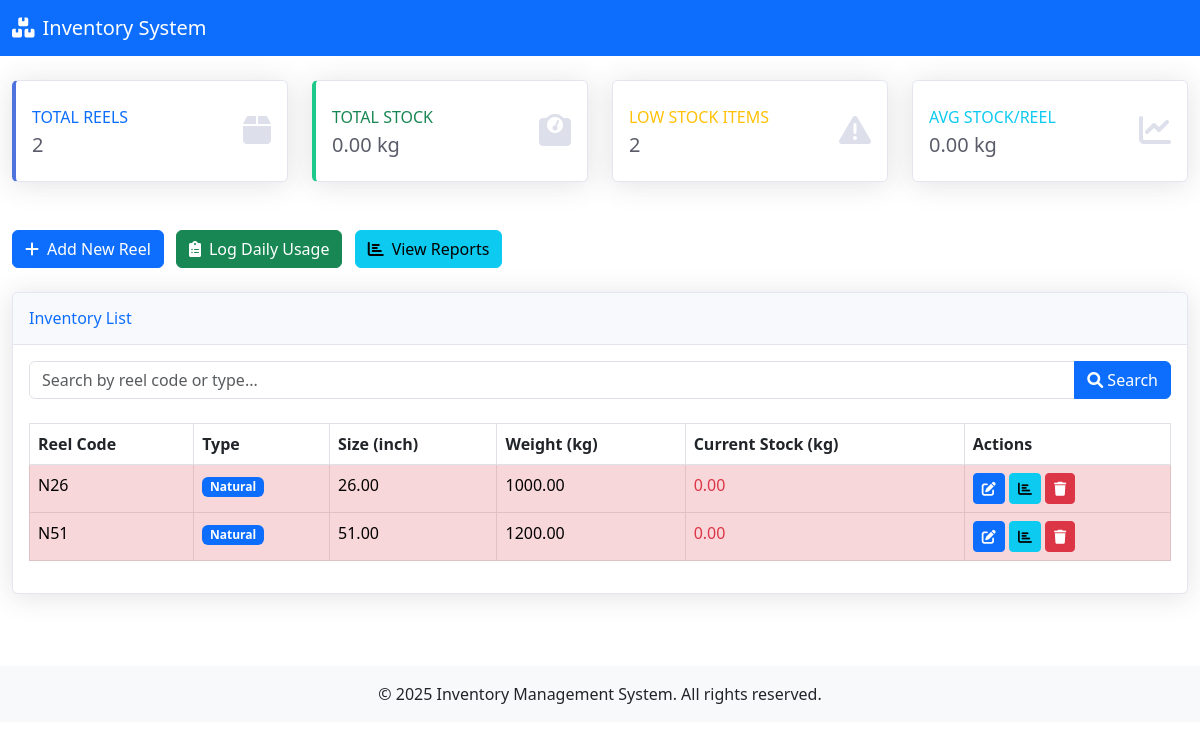
The app's page / (signed in) with its own data.
### inventory/models.py (models this page shows, shortened)
class Reel(models.Model):
    REEL_TYPE_CHOICES = [
        ('natural', 'Natural'),
        ('golden', 'Golden'),
    ]
    reel_code = models.CharField(max_length=50, unique=True, help_text="Code for this reel")
    reel_type = models.CharField(max_length=20, choices=REEL_TYPE_CHOICES, help_text="Type of reel: Natural or Golden")
    size_inch = models.DecimalField(max_digits=5, decimal_places=2, help_text="Size in inch (e.g., 26.00 to 52.00)")
    weight_kg = models.DecimalField(max_digits=10, decimal_places=2, help_text="Weight of the reel in kg")
    current_stock = models.DecimalField(
        max_digits=10, decimal_places=2, default=Decimal("0.00"), editable=True, help_text="Current stock available in kg"
    )
    created_at = models.DateTimeField(null=True, blank=True)
    updated_at = models.DateTimeField(null=True, blank=True)
    class Meta:
        ordering = ['reel_code']  # Default ordering by reel code

### inventory/views.py (the view, shortened to what this page needs)
# urls.py: path('', DashboardView.as_view(), name='dashboard'),
class DashboardView(LoginRequiredMixin, View):
    def get(self, request, *args, **kwargs):
        search_query = request.GET.get('search', '')
        reels = Reel.objects.all().order_by('reel_code')
        if search_query:
            reels = reels.filter(
                Q(reel_code__icontains=search_query) |
                Q(reel_type__icontains=search_query)
            )
        total_reels = reels.count()
        total_stock = reels.aggregate(Sum('current_stock'))['current_stock__sum'] or 0
        low_stock_count = reels.filter(current_stock__lte=200).count()
        avg_stock_per_reel = total_stock / total_reels if total_reels > 0 else 0
        paginator = Paginator(reels, 10)  # Show 10 reels per page
        page_number = request.GET.get('page')
        reels = paginator.get_page(page_number)
        context = {
            'reels': reels,
            'total_reels': total_reels,
            'total_stock': total_stock,
            'low_stock_count': low_stock_count,
            'avg_stock_per_reel': avg_stock_per_reel,
            'search_query': search_query,
        }
        return render(request, 'inventory/dashboard.html', context)

### inventory/templates/inventory/dashboard.html (shortened to what this page needs)
{% extends 'base.html' %}
{% load static %}
{% block content %}
<div class="container-fluid py-4">
    <div class="row mb-4">
        <div class="col-xl-3 col-md-6 mb-4">
            <div class="card border-left-primary shadow h-100 py-2">
                <div class="card-body">
                    <div class="row no-gutters align-items-center">
                        <div class="col mr-2">
                            <div class="text-xs font-weight-bold text-primary text-uppercase mb-1">
                                Total Reels</div>
                            <div class="h5 mb-0 font-weight-bold text-gray-800">{{ total_reels }}</div>
                        </div>
                        <div class="col-auto">
                            <i class="fas fa-box fa-2x text-gray-300"></i>
                        </div>
                    </div>
                </div>
            </div>
        </div>
        <div class="col-xl-3 col-md-6 mb-4">
            <div class="card border-left-success shadow h-100 py-2">
                <div class="card-body">
                    <div class="row no-gutters align-items-center">
                        <div class="col mr-2">
                            <div class="text-xs font-weight-bold text-success text-uppercase mb-1">
                                Total Stock</div>
                            <div class="h5 mb-0 font-weight-bold text-gray-800">{{ total_stock|floatformat:2 }} kg</div>
                        </div>
                        <div class="col-auto">
                            <i class="fas fa-weight fa-2x text-gray-300"></i>
                        </div>
                    </div>
                </div>
            </div>
        </div>
        <div class="col-xl-3 col-md-6 mb-4">
            <div class="card border-left-warning shadow h-100 py-2">
                <div class="card-body">
                    <div class="row no-gutters align-items-center">
                        <div class="col mr-2">
                            <div class="text-xs font-weight-bold text-warning text-uppercase mb-1">
                                Low Stock Items</div>
                            <div class="h5 mb-0 font-weight-bold text-gray-800">{{ low_stock_count }}</div>
                        </div>
                        <div class="col-auto">
                            <i class="fas fa-exclamation-triangle fa-2x text-gray-300"></i>
                        </div>
                    </div>
                </div>
            </div>
        </div>
        <div class="col-xl-3 col-md-6 mb-4">
            <div class="card border-left-info shadow h-100 py-2">
                <div class="card-body">
                    <div class="row no-gutters align-items-center">
                        <div class="col mr-2">
                            <div class="text-xs font-weight-bold text-info text-uppercase mb-1">
                                Avg Stock/Reel</div>
                            <div class="h5 mb-0 font-weight-bold text-gray-800">{{ avg_stock_per_reel|floatformat:2 }} kg</div>
                        </div>
                        <div class="col-auto">
                            <i class="fas fa-chart-line fa-2x text-gray-300"></i>
                        </div>
                    </div>
                </div>
            </div>
        </div>
    </div>
    <div class="row mb-4">
        <div class="col-md-12">
            <a href="{% url 'add_reel' %}" class="btn btn-primary me-2">
                <i class="fas fa-plus me-2"></i>Add New Reel
            </a>
            <a href="{% url 'add_daily_usage' %}" class="btn btn-success me-2">
                <i class="fas fa-clipboard-list me-2"></i>Log Daily Usage
            </a>
            <a href="{% url 'reports' %}" class="btn btn-info">
                <i class="fas fa-chart-bar me-2"></i>View Reports
            </a>
        </div>
    </div>
    <div class="card shadow mb-4">
        <div class="card-header py-3">
            <h6 class="m-0 font-weight-bold text-primary">Inventory List</h6>
        </div>
        <div class="card-body">
            <form method="get" class="mb-4">
                <div class="input-group">
                    <input type="text" name="search" class="form-control" placeholder="Search by reel code or type..." value="{{ search_query }}">
                    <button class="btn btn-primary" type="submit">
                        <i class="fas fa-search"></i> Search
                    </button>
                </div>
            </form>
            <div class="table-responsive">
                <table class="table table-bordered">
                    <thead>
                        <tr>
                            <th>Reel Code</th>
                            <th>Type</th>
                            <th>Size (inch)</th>
                            <th>Weight (kg)</th>
                            <th>Current Stock (kg)</th>
                            <th>Actions</th>
                        </tr>
                    </thead>
                    <tbody>
                        {% for reel in reels %}
                        <tr {% if reel.current_stock <= 200 %}class="table-danger"{% endif %}>
                            <td>{{ reel.reel_code }}</td>
                            <td>
                                <span class="badge {% if reel.reel_type == 'natural' %}bg-primary{% else %}bg-warning{% endif %}">
                                    {{ reel.reel_type|title }}
                                </span>
                            </td>
                            <td>{{ reel.size_inch }}</td>
                            <td>{{ reel.weight_kg|floatformat:2 }}</td>
                            <td>
                                <span class="font-weight-bold {% if reel.current_stock <= 200 %}text-danger{% endif %}">
                                    {{ reel.current_stock|floatformat:2 }}
                                </span>
                            </td>
                            <td>
                                <a href="{% url 'edit_reel' reel.pk %}" class="btn btn-primary btn-sm">
                                    <i class="fas fa-edit"></i>
                                </a>
                                <a href="{% url 'reel_report' reel.pk %}" class="btn btn-info btn-sm">
                                    <i class="fas fa-chart-bar"></i>
                                </a>
                                <button type="button" class="btn btn-danger btn-sm" data-bs-toggle="modal" data-bs-target="#deleteModal{{ reel.pk }}">
                                    <i class="fas fa-trash"></i>
                                </button>
                            </td>
                        </tr>
                        {% empty %}
                        <tr>
                            <td colspan="6" class="text-center">No reels found.</td>
                        </tr>
                        {% endfor %}
                    </tbody>
                </table>
            </div>
        </div>
    </div>
</div>
{% endblock %}

### inventory/templates/base.html (shortened to what this page needs)
<!DOCTYPE html>
<html lang="en">
<head>
    <link href="https://cdn.jsdelivr.net/npm/bootstrap@5.3.0/dist/css/bootstrap.min.css" rel="stylesheet">
    <link href="https://cdnjs.cloudflare.com/ajax/libs/font-awesome/6.0.0/css/all.min.css" rel="stylesheet">
</head>
<body>
    <nav class="navbar navbar-expand-lg navbar-dark bg-primary">
        <div class="container-fluid">
            <a class="navbar-brand" href="{% url 'dashboard' %}">
                <i class="fas fa-boxes me-2"></i>Inventory System
            </a>
        </div>
    </nav>
    {% block content %}{% endblock %}
    <footer class="bg-light text-center py-3 mt-4">
        <p class="mb-0">&copy; 2025 Inventory Management System. All rights reserved.</p>
    </footer>
</body>
</html>

### inventory/templates/base.html (style rules this page uses)
.border-left-primary { border-left: 4px solid #4e73df !important; }
.border-left-success { border-left: 4px solid #1cc88a !important; }
.text-gray-300 { color: #dddfeb !important; }
.text-gray-800 { color: #5a5c69 !important; }
.card { position: relative; display: flex; flex-direction: column; min-width: 0; word-wrap: break-word; background-color: #fff; background-clip: border-box; border: 1px solid #e3e6f0; border-radius: 0.35rem; }
.card-header { background-color: #f8f9fc; border-bottom: 1px solid #e3e6f0; }
.shadow { box-shadow: 0 0.15rem 1.75rem 0 rgba(58, 59, 69, 0.15) !important; }

### records on screen
Reel: reel_code "N26", reel_type "Natural", size_inch "26.00", weight_kg "1000.00", current_stock "0.00"
Reel: reel_code "N51", reel_type "Natural", size_inch "51.00", weight_kg "1200.00", current_stock "0.00"

### other values on screen
{{ total_reels }} "2"
{{ total_stock|floatformat:2 }} "0.00"
{{ low_stock_count }} "2"
{{ avg_stock_per_reel|floatformat:2 }} "0.00"
